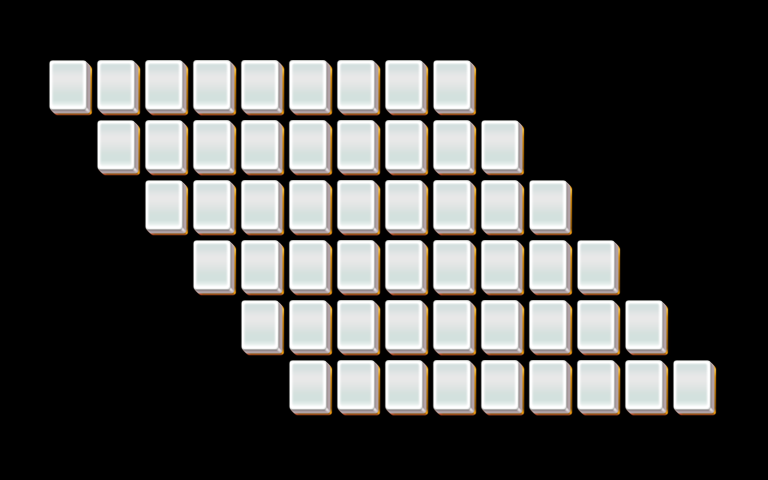

A 2D game scene composited from a Tiled map and its tileset images. What follows is a short description and the map's XML, with each tile layer's data collapsed to a summary:
An orthogonal 32x16 tile map with 24x30 px tiles, 4 tile layers (layer1, layer2, layer3, layer4).

<map version="1.0" orientation="orthogonal" width="32" height="16" tilewidth="24" tileheight="30">
 <properties>
  <property name="species" value="25" />
 </properties>
 <tileset firstgid="1" name="mahjong" tilewidth="48" tileheight="60">
  <image source="mahjong.png" />
 </tileset>
 <layer name="layer1" width="32" height="16">
  <data>[512 cells, 54 non-empty, 1 distinct tile ids]</data>
 </layer>
 <layer name="layer2" width="32" height="16">
  <data>[512 cells, 42 non-empty, 1 distinct tile ids]</data>
 </layer>
 <layer name="layer3" width="32" height="16">
  <data>[512 cells, 30 non-empty, 1 distinct tile ids]</data>
 </layer>
 <layer name="layer4" width="32" height="16">
  <data>[512 cells, 18 non-empty, 1 distinct tile ids]</data>
 </layer>
</map>
